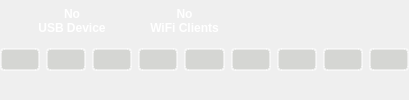
     <widget class="QWidget" name="menuWidget" native="true">
      <property name="enabled">
       <bool>true</bool>
      </property>
      <property name="sizePolicy">
       <sizepolicy hsizetype="Expanding" vsizetype="Expanding">
        <horstretch>0</horstretch>
        <verstretch>0</verstretch>
       </sizepolicy>
      </property>
      <property name="styleSheet">
       <string notr="true">outline: none;</string>
      </property>
      <layout class="QGridLayout" name="gridLayout_TileArea">
       <property name="leftMargin">
        <number>0</number>
       </property>
       <property name="topMargin">
        <number>0</number>
       </property>
       <property name="rightMargin">
        <number>0</number>
       </property>
       <property name="bottomMargin">
        <number>0</number>
       </property>
       <item row="0" column="0" colspan="2">
        <layout class="QHBoxLayout" name="Layout_Sliderselect">
         <item>
          <widget class="QWidget" name="AAUSBWidget" native="true">
           <property name="sizePolicy">
            <sizepolicy hsizetype="Expanding" vsizetype="Expanding">
             <horstretch>0</horstretch>
             <verstretch>0</verstretch>
            </sizepolicy>
           </property>
           <layout class="QHBoxLayout" name="Layout">
            <property name="leftMargin">
             <number>0</number>
            </property>
            <property name="topMargin">
             <number>0</number>
            </property>
            <property name="rightMargin">
             <number>0</number>
            </property>
            <property name="bottomMargin">
             <number>0</number>
            </property>
            <item>
             <widget class="QWidget" name="ButtonAndroidAuto" native="true">
              <property name="sizePolicy">
               <sizepolicy hsizetype="Expanding" vsizetype="Expanding">
                <horstretch>0</horstretch>
                <verstretch>0</verstretch>
               </sizepolicy>
              </property>
              <layout class="QVBoxLayout" name="verticalLayout_16">
               <property name="spacing">
                <number>0</number>
               </property>
               <property name="leftMargin">
                <number>0</number>
               </property>
               <property name="topMargin">
                <number>0</number>
               </property>
               <property name="rightMargin">
                <number>0</number>
               </property>
               <property name="bottomMargin">
                <number>0</number>
               </property>
               <item>
                <widget class="QLabel" name="labelAndroidAutoTop">
                 <property name="sizePolicy">
                  <sizepolicy hsizetype="Expanding" vsizetype="Expanding">
                   <horstretch>0</horstretch>
                   <verstretch>0</verstretch>
                  </sizepolicy>
                 </property>
                 <property name="styleSheet">
                  <string notr="true">background-color: transparent;
color: rgb(255, 255, 255);
outline: none;
border-bottom: 0px;</string>
                 </property>
                 <property name="text">
                  <string/>
                 </property>
                </widget>
               </item>
               <item>
                <widget class="QPushButton" name="pushButtonAndroidAuto">
                 <property name="sizePolicy">
                  <sizepolicy hsizetype="Expanding" vsizetype="Expanding">
                   <horstretch>0</horstretch>
                   <verstretch>0</verstretch>
                  </sizepolicy>
                 </property>
                 <property name="font">
                  <font>
                   <weight>75</weight>
                   <bold>true</bold>
                  </font>
                 </property>
                 <property name="styleSheet">
                  <string notr="true">background-color: transparent;
color: rgb(255, 255, 255);
border: 2px;
border-top: 0px;
border-bottom: 0px;
</string>
                 </property>
                 <property name="text">
                  <string/>
                 </property>
                 <property name="icon">
                  <iconset>
                   <normalon>:/aausb-hot.png</normalon>
                  </iconset>
                 </property>
                 <property name="iconSize">
                  <size>
                   <width>50</width>
                   <height>50</height>
                  </size>
                 </property>
                 <property name="autoRepeat">
                  <bool>false</bool>
                 </property>
                </widget>
               </item>
               <item>
                <widget class="QLabel" name="labelAndroidAutoBottom">
                 <property name="sizePolicy">
                  <sizepolicy hsizetype="Expanding" vsizetype="Expanding">
                   <horstretch>0</horstretch>
                   <verstretch>0</verstretch>
                  </sizepolicy>
                 </property>
                 <property name="font">
                  <font>
                   <weight>75</weight>
                   <bold>true</bold>
                  </font>
                 </property>
                 <property name="styleSheet">
                  <string notr="true">background-color: transparent;
color: rgb(255, 255, 255);
outline: none;
border-top: 0px;</string>
                 </property>
                 <property name="text">
                  <string/>
                 </property>
                 <property name="alignment">
                  <set>Qt::AlignHCenter|Qt::AlignTop</set>
                 </property>
                </widget>
               </item>
              </layout>
             </widget>
            </item>
            <item>
             <widget class="QPushButton" name="pushButtonNoDevice">
              <property name="sizePolicy">
               <sizepolicy hsizetype="Expanding" vsizetype="Expanding">
                <horstretch>0</horstretch>
                <verstretch>0</verstretch>
               </sizepolicy>
              </property>
              <property name="font">
               <font>
                <weight>75</weight>
                <bold>true</bold>
               </font>
              </property>
              <property name="focusPolicy">
               <enum>Qt::NoFocus</enum>
              </property>
              <property name="styleSheet">
               <string notr="true">background-color: transparent;
color: rgb(255, 255, 255);
border-radius: 4px;
border: 2px;
outline: none;</string>
              </property>
              <property name="text">
               <string>No
USB Device</string>
              </property>
             </widget>
            </item>
           </layout>
          </widget>
         </item>
         <item>
          <widget class="QWidget" name="AAWIFIWidget" native="true">
           <property name="sizePolicy">
            <sizepolicy hsizetype="Expanding" vsizetype="Expanding">
             <horstretch>0</horstretch>
             <verstretch>0</verstretch>
            </sizepolicy>
           </property>
           <layout class="QHBoxLayout" name="Layout2">
            <property name="leftMargin">
             <number>0</number>
            </property>
            <property name="topMargin">
             <number>0</number>
            </property>
            <property name="rightMargin">
             <number>0</number>
            </property>
            <property name="bottomMargin">
             <number>0</number>
            </property>
            <item>
             <widget class="QPushButton" name="pushButtonWifi">
              <property name="sizePolicy">
               <sizepolicy hsizetype="Expanding" vsizetype="Expanding">
                <horstretch>0</horstretch>
                <verstretch>0</verstretch>
               </sizepolicy>
              </property>
              <property name="styleSheet">
               <string notr="true">background-color: transparent;
border-radius: 4px;
border: 2px;
color: rgb(255, 255, 255);
               </string>
              </property>
              <property name="text">
               <string/>
              </property>
              <property name="icon">
               <iconset>
                <normalon>:/aawifi-hot.png</normalon>
               </iconset>
              </property>
              <property name="iconSize">
               <size>
                <width>50</width>
                <height>50</height>
               </size>
              </property>
             </widget>
            </item>
            <item>
             <widget class="QPushButton" name="pushButtonNoWiFiDevice">
              <property name="sizePolicy">
               <sizepolicy hsizetype="Expanding" vsizetype="Expanding">
                <horstretch>0</horstretch>
                <verstretch>0</verstretch>
               </sizepolicy>
              </property>
              <property name="font">
               <font>
                <weight>75</weight>
                <bold>true</bold>
               </font>
              </property>
              <property name="focusPolicy">
               <enum>Qt::NoFocus</enum>
              </property>
              <property name="styleSheet">
               <string notr="true">background-color: transparent;
border-radius: 4px;
border: 2px;
color: rgb(255, 255, 255);
outline: none;</string>
              </property>
              <property name="text">
               <string>No
WiFi Clients</string>
              </property>
             </widget>
            </item>
           </layout>
          </widget>
         </item>
         <item>
          <widget class="QPushButton" name="pushButtonDay">
           <property name="sizePolicy">
            <sizepolicy hsizetype="Expanding" vsizetype="Expanding">
             <horstretch>0</horstretch>
             <verstretch>0</verstretch>
            </sizepolicy>
           </property>
           <property name="minimumSize">
            <size>
             <width>0</width>
             <height>0</height>
            </size>
           </property>
           <property name="styleSheet">
            <string notr="true">background: transparent;
border-radius: 4px;
border: 2px;
outline: none;</string>
           </property>
           <property name="text">
            <string/>
           </property>
           <property name="icon">
            <iconset>
             <normalon>:/day-hot.png</normalon>
            </iconset>
           </property>
           <property name="iconSize">
            <size>
             <width>64</width>
             <height>64</height>
            </size>
           </property>
           <property name="flat">
            <bool>false</bool>
           </property>
          </widget>
         </item>
         <item>
          <widget class="QPushButton" name="pushButtonNight">
           <property name="sizePolicy">
            <sizepolicy hsizetype="Expanding" vsizetype="Expanding">
             <horstretch>0</horstretch>
             <verstretch>0</verstretch>
            </sizepolicy>
           </property>
           <property name="minimumSize">
            <size>
             <width>0</width>
             <height>0</height>
            </size>
           </property>
           <property name="styleSheet">
            <string notr="true">background-color: transparent;
border-radius: 4px;
border: 2px;
outline: none;</string>
           </property>
           <property name="text">
            <string/>
           </property>
           <property name="icon">
            <iconset>
             <disabledon>:/night-hot.png</disabledon>
            </iconset>
           </property>
           <property name="iconSize">
            <size>
             <width>64</width>
             <height>64</height>
            </size>
           </property>
           <property name="flat">
            <bool>false</bool>
           </property>
          </widget>
         </item>
         <item>
          <widget class="QPushButton" name="pushButtonCameraShow">
           <property name="sizePolicy">
            <sizepolicy hsizetype="Expanding" vsizetype="Expanding">
             <horstretch>0</horstretch>
             <verstretch>0</verstretch>
            </sizepolicy>
           </property>
           <property name="styleSheet">
            <string notr="true">background-color: transparent;
border-radius: 4px;
border: 2px;
outline: none;</string>
           </property>
           <property name="text">
            <string/>
           </property>
           <property name="icon">
            <iconset>
             <normalon>:/camera-hot.png</normalon>
            </iconset>
           </property>
           <property name="iconSize">
            <size>
             <width>64</width>
             <height>64</height>
            </size>
           </property>
          </widget>
         </item>
         <item>
          <widget class="QPushButton" name="pushButtonVolume">
           <property name="sizePolicy">
            <sizepolicy hsizetype="Expanding" vsizetype="Expanding">
             <horstretch>0</horstretch>
             <verstretch>0</verstretch>
            </sizepolicy>
           </property>
           <property name="styleSheet">
            <string notr="true">background-color: transparent;
border-radius: 4px;
border: 2px;
outline: none;</string>
           </property>
           <property name="text">
            <string/>
           </property>
           <property name="icon">
            <iconset>
             <normalon>:/volume-hot.png</normalon>
            </iconset>
           </property>
           <property name="iconSize">
            <size>
             <width>64</width>
             <height>64</height>
            </size>
           </property>
          </widget>
         </item>
         <item>
          <widget class="QPushButton" name="pushButtonDebug">
           <property name="sizePolicy">
            <sizepolicy hsizetype="Expanding" vsizetype="Expanding">
             <horstretch>0</horstretch>
             <verstretch>0</verstretch>
            </sizepolicy>
           </property>
           <property name="styleSheet">
            <string notr="true">background-color: transparent;
border-radius: 4px;
border: 2px;
outline: none;</string>
           </property>
           <property name="text">
            <string/>
           </property>
           <property name="icon">
            <iconset>
             <normalon>:/bug-hot.png</normalon>
            </iconset>
           </property>
           <property name="iconSize">
            <size>
             <width>64</width>
             <height>64</height>
            </size>
           </property>
          </widget>
         </item>
        </layout>
       </item>
       <item row="1" column="0" colspan="2">
        <layout class="QHBoxLayout" name="Layout_Custom1">
         <item>
          <widget class="QPushButton" name="pushButton_c1">
           <property name="sizePolicy">
            <sizepolicy hsizetype="Expanding" vsizetype="Expanding">
             <horstretch>0</horstretch>
             <verstretch>0</verstretch>
            </sizepolicy>
           </property>
           <property name="baseSize">
            <size>
             <width>0</width>
             <height>0</height>
            </size>
           </property>
           <property name="font">
            <font>
             <weight>75</weight>
             <bold>true</bold>
            </font>
           </property>
           <property name="styleSheet">
            <string notr="true">background-color: rgba(186, 189, 182, 0.5);
border-radius: 4px;
border: 2px solid rgba(255,255,255,0.5);
color: rgb(255, 255, 255);
outline: none;</string>
           </property>
           <property name="text">
            <string/>
           </property>
          </widget>
         </item>
         <item>
          <widget class="QPushButton" name="pushButton_c2">
           <property name="sizePolicy">
            <sizepolicy hsizetype="Expanding" vsizetype="Expanding">
             <horstretch>0</horstretch>
             <verstretch>0</verstretch>
            </sizepolicy>
           </property>
           <property name="font">
            <font>
             <weight>75</weight>
             <bold>true</bold>
            </font>
           </property>
           <property name="styleSheet">
            <string notr="true">background-color: rgba(186, 189, 182, 0.5);
border-radius: 4px;
border: 2px solid rgba(255,255,255,0.5);
color: rgb(255, 255, 255);
outline: none;</string>
           </property>
           <property name="text">
            <string/>
           </property>
          </widget>
         </item>
         <item>
          <widget class="QPushButton" name="pushButtonDummy1">
           <property name="sizePolicy">
            <sizepolicy hsizetype="Expanding" vsizetype="Expanding">
             <horstretch>0</horstretch>
             <verstretch>0</verstretch>
            </sizepolicy>
           </property>
           <property name="font">
            <font>
             <weight>75</weight>
             <bold>true</bold>
            </font>
           </property>
           <property name="styleSheet">
            <string notr="true">background-color: rgba(186, 189, 182, 0.5);
border-radius: 4px;
border: 2px solid rgba(255,255,255,0.5);
color: rgb(255, 255, 255);
outline: none;</string>
           </property>
           <property name="text">
            <string/>
           </property>
           <property name="flat">
            <bool>false</bool>
           </property>
          </widget>
         </item>
         <item>
          <widget class="QPushButton" name="pushButton_c3">
           <property name="sizePolicy">
            <sizepolicy hsizetype="Expanding" vsizetype="Expanding">
             <horstretch>0</horstretch>
             <verstretch>0</verstretch>
            </sizepolicy>
           </property>
           <property name="font">
            <font>
             <weight>75</weight>
             <bold>true</bold>
            </font>
           </property>
           <property name="styleSheet">
            <string notr="true">background-color: rgba(186, 189, 182, 0.5);
border-radius: 4px;
border: 2px solid rgba(255,255,255,0.5);
color: rgb(255, 255, 255);
outline: none;</string>
           </property>
           <property name="text">
            <string/>
           </property>
          </widget>
         </item>
         <item>
          <widget class="QPushButton" name="pushButton_c4">
           <property name="sizePolicy">
            <sizepolicy hsizetype="Expanding" vsizetype="Expanding">
             <horstretch>0</horstretch>
             <verstretch>0</verstretch>
            </sizepolicy>
           </property>
           <property name="font">
            <font>
             <weight>75</weight>
             <bold>true</bold>
            </font>
           </property>
           <property name="styleSheet">
            <string notr="true">background-color: rgba(186, 189, 182, 0.5);
border-radius: 4px;
border: 2px solid rgba(255,255,255,0.5);
color: rgb(255, 255, 255);
outline: none;</string>
           </property>
           <property name="text">
            <string/>
           </property>
          </widget>
         </item>
         <item>
          <widget class="QPushButton" name="pushButtonDummy2">
           <property name="sizePolicy">
            <sizepolicy hsizetype="Expanding" vsizetype="Expanding">
             <horstretch>0</horstretch>
             <verstretch>0</verstretch>
            </sizepolicy>
           </property>
           <property name="font">
            <font>
             <weight>75</weight>
             <bold>true</bold>
            </font>
           </property>
           <property name="styleSheet">
            <string notr="true">background-color: rgba(186, 189, 182, 0.5);
border-radius: 4px;
border: 2px solid rgba(255,255,255,0.5);
color: rgb(255, 255, 255);
outline: none;</string>
           </property>
           <property name="text">
            <string/>
           </property>
          </widget>
         </item>
         <item>
          <widget class="QPushButton" name="pushButton_c5">
           <property name="sizePolicy">
            <sizepolicy hsizetype="Expanding" vsizetype="Expanding">
             <horstretch>0</horstretch>
             <verstretch>0</verstretch>
            </sizepolicy>
           </property>
           <property name="font">
            <font>
             <weight>75</weight>
             <bold>true</bold>
            </font>
           </property>
           <property name="styleSheet">
            <string notr="true">background-color: rgba(186, 189, 182, 0.5);
border-radius: 4px;
border: 2px solid rgba(255,255,255,0.5);
color: rgb(255, 255, 255);
outline: none;</string>
           </property>
           <property name="text">
            <string/>
           </property>
          </widget>
         </item>
         <item>
          <widget class="QPushButton" name="pushButton_c6">
           <property name="sizePolicy">
            <sizepolicy hsizetype="Expanding" vsizetype="Expanding">
             <horstretch>0</horstretch>
             <verstretch>0</verstretch>
            </sizepolicy>
           </property>
           <property name="font">
            <font>
             <weight>75</weight>
             <bold>true</bold>
            </font>
           </property>
           <property name="styleSheet">
            <string notr="true">background-color: rgba(186, 189, 182, 0.5);
border-radius: 4px;
border: 2px solid rgba(255,255,255,0.5);
color: rgb(255, 255, 255);
outline: none;</string>
           </property>
           <property name="text">
            <string/>
           </property>
          </widget>
         </item>
         <item>
          <widget class="QPushButton" name="pushButtonDummy3">
           <property name="sizePolicy">
            <sizepolicy hsizetype="Expanding" vsizetype="Expanding">
             <horstretch>0</horstretch>
             <verstretch>0</verstretch>
            </sizepolicy>
           </property>
           <property name="font">
            <font>
             <weight>75</weight>
             <bold>true</bold>
            </font>
           </property>
           <property name="styleSheet">
            <string notr="true">background-color: rgba(186, 189, 182, 0.5);
border-radius: 4px;
border: 2px solid rgba(255,255,255,0.5);
color: rgb(255, 255, 255);
outline: none;</string>
           </property>
           <property name="text">
            <string/>
           </property>
          </widget>
         </item>
        </layout>
       </item>
       <item row="2" column="0" colspan="2">
        <layout class="QHBoxLayout" name="horizontalLayout_14">
         <item>
          <widget class="QWidget" name="horizontalWidgetButtons" native="true">
           <property name="sizePolicy">
            <sizepolicy hsizetype="Expanding" vsizetype="Expanding">
             <horstretch>0</horstretch>
             <verstretch>0</verstretch>
            </sizepolicy>
           </property>
           <layout class="QHBoxLayout" name="Layout_BCenter">
            <property name="leftMargin">
             <number>0</number>
            </property>
            <property name="topMargin">
             <number>0</number>
            </property>
            <property name="rightMargin">
             <number>0</number>
            </property>
            <property name="bottomMargin">
             <number>0</number>
            </property>
            <item>
             <widget class="QPushButton" name="pushButtonLock">
              <property name="sizePolicy">
               <sizepolicy hsizetype="Expanding" vsizetype="Expanding">
                <horstretch>0</horstretch>
                <verstretch>0</verstretch>
               </sizepolicy>
              </property>
              <property name="styleSheet">
               <string notr="true">background-color: transparent;
color: rgb(255, 255, 255);
border-radius: 4px;
border: 2px;
outline: none;
</string>
              </property>
              <property name="text">
               <string/>
              </property>
              <property name="icon">
               <iconset>
                <normalon>:/lock-hot.png</normalon>
               </iconset>
              </property>
              <property name="iconSize">
               <size>
                <width>64</width>
                <height>64</height>
               </size>
              </property>
             </widget>
            </item>
            <item>
             <widget class="QPushButton" name="pushButtonSettings">
              <property name="sizePolicy">
               <sizepolicy hsizetype="Expanding" vsizetype="Expanding">
                <horstretch>0</horstretch>
                <verstretch>0</verstretch>
               </sizepolicy>
              </property>
              <property name="styleSheet">
               <string notr="true">background-color: transparent;
border-radius: 4px;
border: 2px;
outline: none;</string>
              </property>
              <property name="text">
               <string/>
              </property>
              <property name="icon">
               <iconset>
                <normalon>:/settings-hot.png</normalon>
               </iconset>
              </property>
              <property name="iconSize">
               <size>
                <width>64</width>
                <height>64</height>
               </size>
              </property>
              <property name="default">
               <bool>true</bool>
              </property>
             </widget>
            </item>
            <item>
             <widget class="QPushButton" name="pushButtonMusic">
              <property name="sizePolicy">
               <sizepolicy hsizetype="Expanding" vsizetype="Expanding">
                <horstretch>0</horstretch>
                <verstretch>0</verstretch>
               </sizepolicy>
              </property>
              <property name="font">
               <font>
                <weight>75</weight>
                <bold>true</bold>
               </font>
              </property>
              <property name="styleSheet">
               <string notr="true">background-color: transparent;
color: rgb(255, 255, 255);
border-radius: 4px;
border: 2px;
outline: none;</string>
              </property>
              <property name="text">
               <string/>
              </property>
              <property name="icon">
               <iconset>
                <normalon>:/mp3-hot.png</normalon>
               </iconset>
              </property>
              <property name="iconSize">
               <size>
                <width>64</width>
                <height>64</height>
               </size>
              </property>
             </widget>
            </item>
            <item>
             <widget class="QPushButton" name="pushButtonBrightness">
              <property name="sizePolicy">
               <sizepolicy hsizetype="Expanding" vsizetype="Expanding">
                <horstretch>0</horstretch>
                <verstretch>0</verstretch>
               </sizepolicy>
              </property>
              <property name="styleSheet">
               <string notr="true">background-color: transparent;
border-radius: 4px;
border: 2px;
outline: none;</string>
              </property>
              <property name="text">
               <string/>
              </property>
              <property name="icon">
               <iconset>
                <normalon>:/brightness-hot.png</normalon>
               </iconset>
              </property>
              <property name="iconSize">
               <size>
                <width>64</width>
                <height>64</height>
               </size>
              </property>
             </widget>
            </item>
            <item>
             <widget class="QPushButton" name="pushButtonToggleGUI">
              <property name="sizePolicy">
               <sizepolicy hsizetype="Expanding" vsizetype="Expanding">
                <horstretch>0</horstretch>
                <verstretch>0</verstretch>
               </sizepolicy>
              </property>
              <property name="styleSheet">
               <string notr="true">background-color: transparent;
border-radius: 4px;
border: 2px;
outline: none;</string>
              </property>
              <property name="text">
               <string/>
              </property>
              <property name="icon">
               <iconset>
                <normalon>:/eye-hot.png</normalon>
               </iconset>
              </property>
              <property name="iconSize">
               <size>
                <width>64</width>
                <height>64</height>
               </size>
              </property>
             </widget>
            </item>
            <item>
             <widget class="QPushButton" name="pushButtonExit">
              <property name="sizePolicy">
               <sizepolicy hsizetype="Expanding" vsizetype="Expanding">
                <horstretch>0</horstretch>
                <verstretch>0</verstretch>
               </sizepolicy>
              </property>
              <property name="styleSheet">
               <string notr="true">background-color: transparent;
border-radius: 4px;
border: 2px;
outline: none;</string>
              </property>
              <property name="text">
               <string/>
              </property>
              <property name="icon">
               <iconset>
                <normalon>:/power-hot.png</normalon>
               </iconset>
              </property>
              <property name="iconSize">
               <size>
                <width>64</width>
                <height>64</height>
               </size>
              </property>
             </widget>
            </item>
           </layout>
          </widget>
         </item>
         <item>
          <widget class="QWidget" name="horizontalWidgetPower" native="true">
           <property name="sizePolicy">
            <sizepolicy hsizetype="Expanding" vsizetype="Expanding">
             <horstretch>0</horstretch>
             <verstretch>0</verstretch>
            </sizepolicy>
           </property>
           <layout class="QHBoxLayout" name="horizontalLayoutPower">
            <property name="leftMargin">
             <number>0</number>
            </property>
            <property name="topMargin">
             <number>0</number>
            </property>
            <property name="rightMargin">
             <number>0</number>
            </property>
            <property name="bottomMargin">
             <number>0</number>
            </property>
            <item>
             <widget class="QPushButton" name="pushButtonShutdown">
              <property name="sizePolicy">
               <sizepolicy hsizetype="Expanding" vsizetype="Expanding">
                <horstretch>0</horstretch>
                <verstretch>0</verstretch>
               </sizepolicy>
              </property>
              <property name="styleSheet">
               <string notr="true">background-color: transparent;
border-radius: 4px;
border: 2px;
outline: none;</string>
              </property>
              <property name="text">
               <string/>
              </property>
              <property name="icon">
               <iconset>
                <normalon>:/power-hot.png</normalon>
               </iconset>
              </property>
              <property name="iconSize">
               <size>
                <width>64</width>
                <height>64</height>
               </size>
              </property>
             </widget>
            </item>
            <item>
             <widget class="QPushButton" name="pushButtonReboot">
              <property name="sizePolicy">
               <sizepolicy hsizetype="Expanding" vsizetype="Expanding">
                <horstretch>0</horstretch>
                <verstretch>0</verstretch>
               </sizepolicy>
              </property>
              <property name="styleSheet">
               <string notr="true">background-color: transparent;
border-radius: 4px;
border: 2px;
outline: none;</string>
              </property>
              <property name="text">
               <string/>
              </property>
              <property name="icon">
               <iconset>
                <normalon>:/reboot-hot.png</normalon>
               </iconset>
              </property>
              <property name="iconSize">
               <size>
                <width>64</width>
                <height>64</height>
               </size>
              </property>
             </widget>
            </item>
            <item>
             <widget class="QPushButton" name="pushButtonCancel">
              <property name="sizePolicy">
               <sizepolicy hsizetype="Expanding" vsizetype="Expanding">
                <horstretch>0</horstretch>
                <verstretch>0</verstretch>
               </sizepolicy>
              </property>
              <property name="styleSheet">
               <string notr="true">background-color: transparent;
border-radius: 4px;
border: 2px;
outline: none;</string>
              </property>
              <property name="text">
               <string/>
              </property>
              <property name="icon">
               <iconset>
                <normalon>:/back-hot.png</normalon>
               </iconset>
              </property>
              <property name="iconSize">
               <size>
                <width>64</width>
                <height>64</height>
               </size>
              </property>
             </widget>
            </item>
           </layout>
          </widget>
         </item>
        </layout>
       </item>
      </layout>
     </widget>
